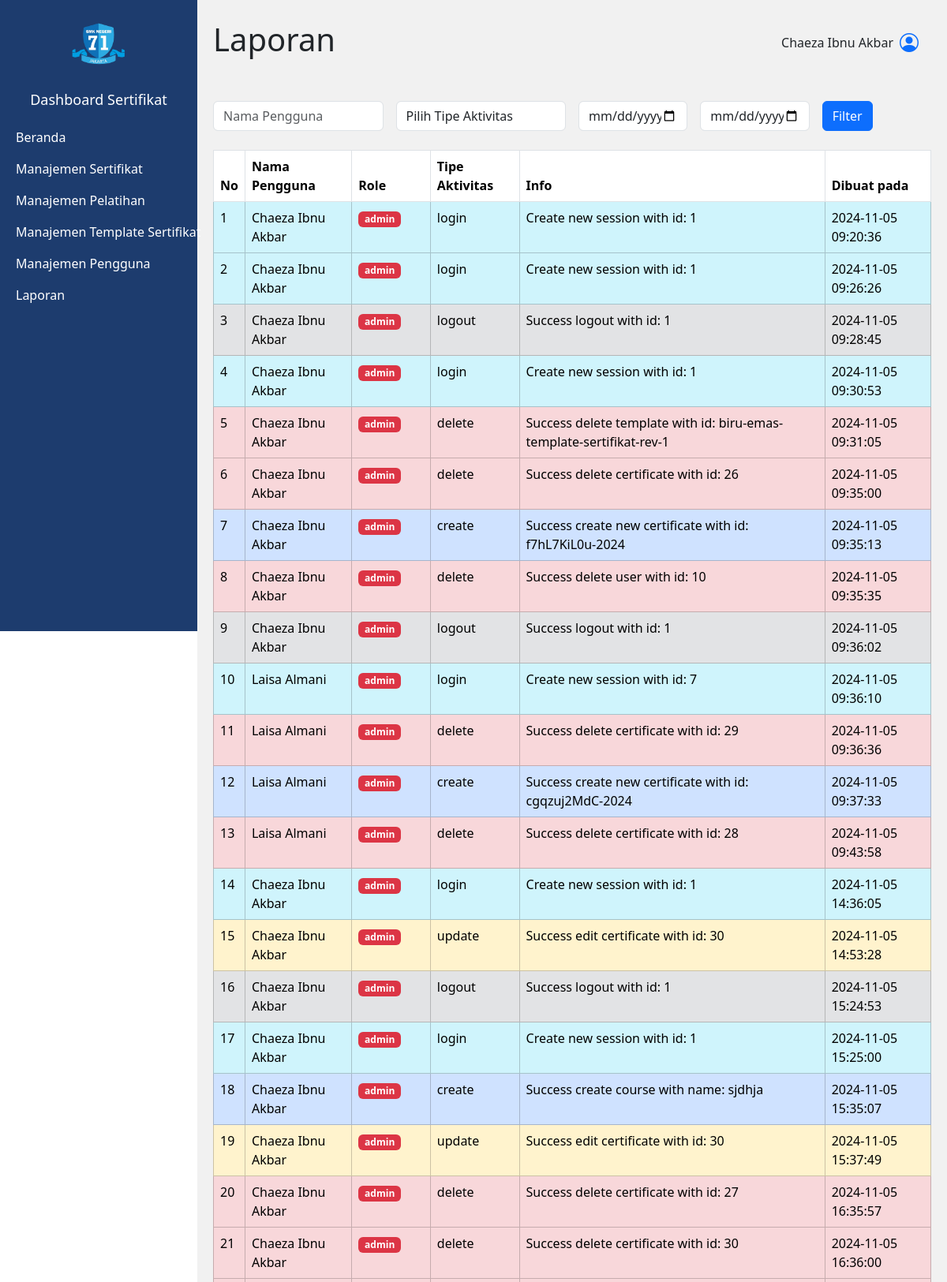
Screenshot of /dashboard/reports.php (signed in, upper part) with the database file from the repository.
### tables this page shows
CREATE TABLE `reports` (
  `id` int(11) NOT NULL,
  `user_id` int(11) NOT NULL,
  `type_activity` enum('create','delete','update','login','logout','download') NOT NULL,
  `info` varchar(255) NOT NULL,
  `created_at` timestamp NOT NULL DEFAULT current_timestamp()
);

CREATE TABLE `users` (
  `id` int(11) NOT NULL,
  `nik` varchar(16) NOT NULL,
  `full_name` varchar(255) NOT NULL,
  `email` varchar(255) NOT NULL,
  `phone_number` varchar(20) DEFAULT NULL,
  `password` varchar(255) DEFAULT NULL,
  `role` enum('participant','admin') DEFAULT 'participant',
  `created_at` timestamp NULL DEFAULT current_timestamp()
);

### src/dashboard/reports.php (the view, shortened to what this page needs)
<?php
include '../service/utility.php';
$sql = "SELECT r.*, u.full_name, u.role
        FROM reports r
        JOIN users u ON r.user_id = u.id";
$sql .= " ORDER BY r.created_at ASC";
$stmt = $conn->prepare($sql);
$stmt->execute();
$result = $stmt->get_result();
$reports = [];
while ($row = $result->fetch_assoc()) {
    $reports[] = $row;
}
function changeBgTable(string $condition)
{
    switch ($condition) {
        case 'delete':
            return 'table-danger';
            break;
        case 'update':
            return 'table-warning';
            break;
        case 'create':
            return 'table-primary';
            break;
        case 'login':
            return 'table-info';
            break;
        case 'logout':
            return 'table-secondary';
            break;
        case 'download':
            return 'table-success';
            break;
    }
}
?>
<!DOCTYPE html>
<html lang="en">
<head>
    <link href="../assets/bootstrap-5.3.3-dist/css/bootstrap.css" rel="stylesheet">
    <link rel="stylesheet" href="https://cdnjs.cloudflare.com/ajax/libs/bootstrap-icons/1.10.5/font/bootstrap-icons.min.css">
</head>
<body>
    <div class="sidebar">
        <div class="text-center my-3">
            <img src="../assets/logo.png" alt="Logo" style="max-width: 80px;">
            <h4>Dashboard Sertifikat</h4>
        </div>
        <ul class="nav flex-column">
            <li class="nav-item"><a href="index.php" class="nav-link">Beranda</a></li>
            <li class="nav-item">
                <a class="nav-link dropdown-toggle" data-bs-toggle="collapse" href="#sertifikatMenu" role="button" aria-expanded="false" aria-controls="sertifikatMenu">Manajemen Sertifikat</a>
            </li>
            <li class="nav-item">
                <a class="nav-link dropdown-toggle" data-bs-toggle="collapse" href="#pelatihanMenu" role="button" aria-expanded="false" aria-controls="pelatihanMenu">Manajemen Pelatihan</a>
            </li>
            <li class="nav-item">
                <a class="nav-link dropdown-toggle" data-bs-toggle="collapse" href="#templateSertifikat" role="button" aria-expanded="false" aria-controls="templateSertifikat">Manajemen Template Sertifikat</a>
            </li>
            <li class="nav-item">
                <a class="nav-link dropdown-toggle" data-bs-toggle="collapse" href="#penggunaMenu" role="button" aria-expanded="false" aria-controls="penggunaMenu">Manajemen Pengguna</a>
            </li>
            <li class="nav-item"><a href="reports.php" class="nav-link">Laporan</a></li>
        </ul>
    </div>
    <div class="content flex-grow-1">
        <div class="header">
            <div class="d-flex justify-content-between align-items-center mb-4">
                <h1>Laporan</h1>
                <div class="d-flex justify-content-end align-items-center p-3">
                    <span><?= $_SESSION['full_name'] ?></span>
                    <div class="dropdown">
                        <a href="#" role="button" data-bs-toggle="dropdown" aria-expanded="false" class="bi bi-person-circle ms-2 dropdown-toggle" style="font-size: 1.5em;"></a>
                    </div>
                </div>
            </div>
            <form method="GET" class="row g-3 mt-3 mb-4">
                <div class="col-md-3">
                    <input type="text" class="form-control" name="user_name" placeholder="Nama Pengguna" value="<?= htmlspecialchars($_GET['user_name'] ?? '') ?>">
                </div>
                <div class="col-md-3">
                    <select name="type_activity" class="form-control">
                        <option value="">Pilih Tipe Aktivitas</option>
                    </select>
                </div>
                <div class="col-md-2">
                    <input type="date" class="form-control" name="start_date" value="<?= htmlspecialchars($_GET['start_date'] ?? '') ?>">
                </div>
                <div class="col-md-2">
                    <input type="date" class="form-control" name="end_date" value="<?= htmlspecialchars($_GET['end_date'] ?? '') ?>">
                </div>
                <div class="col-md-2">
                    <button type="submit" class="btn btn-primary">Filter</button>
                </div>
            </form>
        </div>
        <div class="table-container">
            <?php if (!empty($reports)) : ?>
                <table class="table table-bordered">
                    <thead>
                        <tr>
                            <th>No</th>
                            <th>Nama Pengguna</th>
                            <th>Role</th>
                            <th>Tipe Aktivitas</th>
                            <th>Info</th>
                            <th>Dibuat pada</th>
                        </tr>
                    </thead>
                    <tbody>
                        <?php foreach ($reports as $key => $report) : ?>
                            <tr class="<?= changeBgTable(htmlspecialchars($report['type_activity'])) ?>">
                                <td><?= $key + 1 ?></td>
                                <td><?= htmlspecialchars($report['full_name']) ?></td>
                                <td><span class="badge <?= $report['role'] == 'admin' ? 'bg-danger' : 'bg-success' ?>"><?= $report['role'] ?></span></td>
                                <td><?= htmlspecialchars($report['type_activity']) ?></td>
                                <td><?= htmlspecialchars($report['info']) ?></td>
                                <td><?= htmlspecialchars($report['created_at']) ?></td>
                            </tr>
                        <?php endforeach; ?>
                    </tbody>
                </table>
            <?php else : ?>
                <strong>Tidak ada laporan yang ditemukan.</strong>
            <?php endif; ?>
        </div>
</body>
</html>

### src/dashboard/reports.php (style rules this page uses)
* { text-decoration: none; }
.sidebar { background-color: #1d3c6e; color: white; height: 100vh; width: 250px; position: fixed; }
.sidebar h4 { margin-top: 20px; font-size: 18px; }
.nav-link { color: white; padding-left: 20px; }
.dropdown-toggle::after { display: none; }
.content { margin-left: 250px; padding: 20px; background-color: #f1f1f1; min-height: 100vh; }

### rows the page displays
reports: user.full_name "Chaeza Ibnu Akbar", user.role "admin", type_activity "login", info "Create new session with id: 1", created_at "2024-11-05 09:20:36"
reports: user.full_name "Chaeza Ibnu Akbar", user.role "admin", type_activity "login", info "Create new session with id: 1", created_at "2024-11-05 09:26:26"
reports: user.full_name "Chaeza Ibnu Akbar", user.role "admin", type_activity "logout", info "Success logout with id: 1", created_at "2024-11-05 09:28:45"
reports: user.full_name "Chaeza Ibnu Akbar", user.role "admin", type_activity "login", info "Create new session with id: 1", created_at "2024-11-05 09:30:53"
reports: user.full_name "Chaeza Ibnu Akbar", user.role "admin", type_activity "delete", info "Success delete template with id: biru-emas-template-sertifikat-rev-1", created_at "2024-11-05 09:31:05"
reports: user.full_name "Chaeza Ibnu Akbar", user.role "admin", type_activity "delete", info "Success delete certificate with id: 26", created_at "2024-11-05 09:35:00"
reports: user.full_name "Chaeza Ibnu Akbar", user.role "admin", type_activity "create", info "Success create new certificate with id: f7hL7KiL0u-2024", created_at "2024-11-05 09:35:13"
reports: user.full_name "Chaeza Ibnu Akbar", user.role "admin", type_activity "delete", info "Success delete user with id: 10", created_at "2024-11-05 09:35:35"
reports: user.full_name "Chaeza Ibnu Akbar", user.role "admin", type_activity "logout", info "Success logout with id: 1", created_at "2024-11-05 09:36:02"
reports: user.full_name "Laisa Almani", user.role "admin", type_activity "login", info "Create new session with id: 7", created_at "2024-11-05 09:36:10"
reports: user.full_name "Laisa Almani", user.role "admin", type_activity "delete", info "Success delete certificate with id: 29", created_at "2024-11-05 09:36:36"
reports: user.full_name "Laisa Almani", user.role "admin", type_activity "create", info "Success create new certificate with id: cgqzuj2MdC-2024", created_at "2024-11-05 09:37:33"
reports: user.full_name "Laisa Almani", user.role "admin", type_activity "delete", info "Success delete certificate with id: 28", created_at "2024-11-05 09:43:58"
reports: user.full_name "Chaeza Ibnu Akbar", user.role "admin", type_activity "login", info "Create new session with id: 1", created_at "2024-11-05 14:36:05"
reports: user.full_name "Chaeza Ibnu Akbar", user.role "admin", type_activity "update", info "Success edit certificate with id: 30", created_at "2024-11-05 14:53:28"
reports: user.full_name "Chaeza Ibnu Akbar", user.role "admin", type_activity "logout", info "Success logout with id: 1", created_at "2024-11-05 15:24:53"
reports: user.full_name "Chaeza Ibnu Akbar", user.role "admin", type_activity "login", info "Create new session with id: 1", created_at "2024-11-05 15:25:00"
reports: user.full_name "Chaeza Ibnu Akbar", user.role "admin", type_activity "create", info "Success create course with name: sjdhja", created_at "2024-11-05 15:35:07"
reports: user.full_name "Chaeza Ibnu Akbar", user.role "admin", type_activity "update", info "Success edit certificate with id: 30", created_at "2024-11-05 15:37:49"
reports: user.full_name "Chaeza Ibnu Akbar", user.role "admin", type_activity "delete", info "Success delete certificate with id: 27", created_at "2024-11-05 16:35:57"
reports: user.full_name "Chaeza Ibnu Akbar", user.role "admin", type_activity "delete", info "Success delete certificate with id: 30", created_at "2024-11-05 16:36:00"

### other values shown
$_SESSION['full_name'] "Chaeza Ibnu Akbar"
